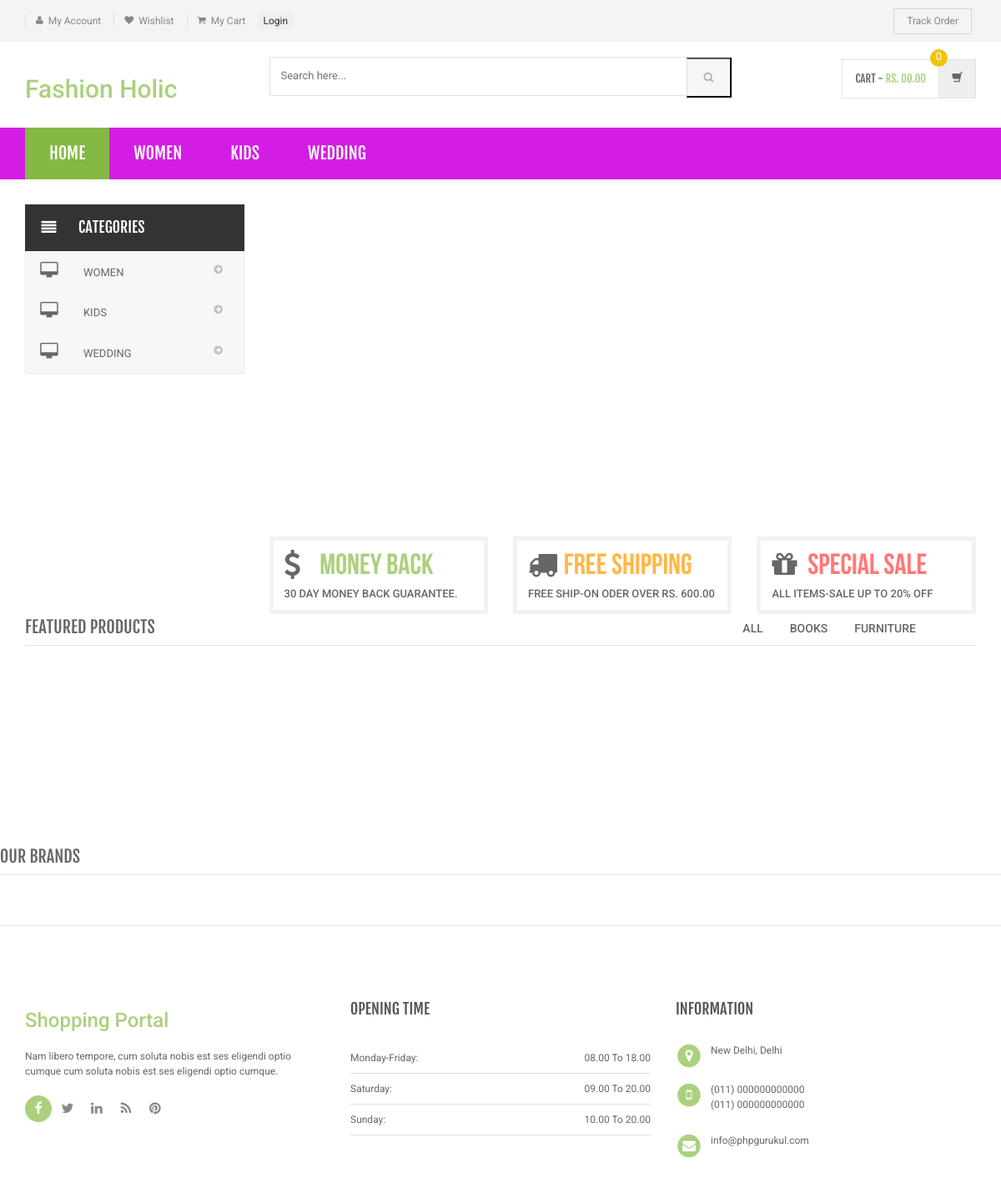
The page / on the database its author committed.
### tables this page shows
CREATE TABLE `category` (
  `id` int(11) NOT NULL,
  `categoryName` varchar(255) DEFAULT NULL,
  `categoryDescription` longtext DEFAULT NULL,
  `creationDate` timestamp NOT NULL DEFAULT current_timestamp(),
  `updationDate` varchar(255) DEFAULT NULL
);

### index.php (the view, shortened to what this page needs)
?><?php
include('includes/config.php');
?>
<!DOCTYPE html>
<html lang="en">
<head>
    <link rel="stylesheet" href="assets/css/bootstrap.min.css">
    <link rel="stylesheet" href="assets/css/main.css">
    <link rel="stylesheet" href="assets/css/green.css">
    <link rel="stylesheet" href="assets/css/owl.carousel.css">
    <link rel="stylesheet" href="assets/css/owl.transitions.css">
    <link href="assets/css/lightbox.css" rel="stylesheet">
    <link rel="stylesheet" href="assets/css/animate.min.css">
    <link rel="stylesheet" href="assets/css/rateit.css">
    <link rel="stylesheet" href="assets/css/bootstrap-select.min.css">
    <link rel="stylesheet" href="assets/css/config.css">
    <link href="assets/css/green.css" rel="alternate stylesheet" title="Green color">
    <link href="assets/css/blue.css" rel="alternate stylesheet" title="Blue color">
    <link href="assets/css/red.css" rel="alternate stylesheet" title="Red color">
    <link href="assets/css/orange.css" rel="alternate stylesheet" title="Orange color">
    <link href="assets/css/dark-green.css" rel="alternate stylesheet" title="Darkgreen color">
    <link rel="stylesheet" href="assets/css/font-awesome.min.css">
</head>
<body class="cnt-home">
    <header class="header-style-1">
        <?php include('includes/top-header.php');?>
        <?php include('includes/main-header.php');?>
        <?php include('includes/menu-bar.php');?>
    </header>
    <div class="body-content outer-top-xs" id="top-banner-and-menu">
        <div class="container">
            <div class="furniture-container homepage-container">
                <div class="row">
                    <div class="col-xs-12 col-sm-12 col-md-3 sidebar">
                        <?php include('includes/side-menu.php');?>
                    </div>
                    <div class="col-xs-12 col-sm-12 col-md-9 homebanner-holder">
                        <div id="hero" class="homepage-slider3">
                        </div>
                        <div class="info-boxes wow fadeInUp">
                            <div class="info-boxes-inner">
                                <div class="row">
                                    <div class="col-md-6 col-sm-4 col-lg-4">
                                        <div class="info-box">
                                            <div class="row">
                                                <div class="col-xs-2">
                                                    <i class="icon fa fa-dollar"></i>
                                                </div>
                                                <div class="col-xs-10">
                                                    <h4 class="info-box-heading green">money back</h4>
                                                </div>
                                            </div>
                                            <h6 class="text">30 Day Money Back Guarantee.</h6>
                                        </div>
                                    </div>
                                    <div class="hidden-md col-sm-4 col-lg-4">
                                        <div class="info-box">
                                            <div class="row">
                                                <div class="col-xs-2">
                                                    <i class="icon fa fa-truck"></i>
                                                </div>
                                                <div class="col-xs-10">
                                                    <h4 class="info-box-heading orange">free shipping</h4>
                                                </div>
                                            </div>
                                            <h6 class="text">free ship-on oder over Rs. 600.00</h6>
                                        </div>
                                    </div>
                                    <div class="col-md-6 col-sm-4 col-lg-4">
                                        <div class="info-box">
                                            <div class="row">
                                                <div class="col-xs-2">
                                                    <i class="icon fa fa-gift"></i>
                                                </div>
                                                <div class="col-xs-10">
                                                    <h4 class="info-box-heading red">Special Sale</h4>
                                                </div>
                                            </div>
                                            <h6 class="text">All items-sale up to 20% off </h6>
                                        </div>
                                    </div>
                                </div>
                            </div>
                        </div>
                    </div>
                </div>
                <div id="product-tabs-slider" class="scroll-tabs inner-bottom-vs  wow fadeInUp">
                    <div class="more-info-tab clearfix">
                        <h3 class="new-product-title pull-left">Featured Products</h3>
                        <ul class="nav nav-tabs nav-tab-line pull-right" id="new-products-1">
                            <li class="active"><a href="#all" data-toggle="tab">All</a></li>
                            <li><a href="#books" data-toggle="tab">Books</a></li>
                            <li><a href="#furniture" data-toggle="tab">Furniture</a></li>
                        </ul>
                    </div>
                </div>
                <div class="sections prod-slider-small outer-top-small">
                    <div class="row">
                        <div class="col-md-6">
                        </div>
                    </div>
                    <div class="col-md-6">
                    </div>
                </div>
            </div>
        </div>
        <section class="section featured-product inner-xs wow fadeInUp">
    </div>
    <?php include('includes/brands-slider.php');?>
    <?php include('includes/footer.php');?>
</body>
</html>

### includes/menu-bar.php (shortened to what this page needs)
<div class="header-nav animate-dropdown bg-danger" style="background-color:#d31de4;">
    <div class="container">
        <div class="yamm navbar navbar-default" role="navigation">
            <div class="nav-bg-class">
                <div class="navbar-collapse collapse" id="mc-horizontal-menu-collapse">
	<div class="nav-outer" style="color:black;">
		<ul class="nav navbar-nav">
			<li class="active dropdown yamm-fw" >
				<a href="index.php" data-hover="dropdown" class="dropdown-toggle">Home</a>
			</li>
              <?php $sql=mysqli_query($con,"select id,categoryName  from category limit 6");
while($row=mysqli_fetch_array($sql))
{
    ?>
			<li class="dropdown yamm">
				<a href="category.php?cid=<?php echo $row['id'];?>"> <?php echo $row['categoryName'];?></a>
			</li>
			<?php } ?>
		</ul>
		<div class="clearfix"></div>
	</div>
</div>
            </div>
        </div>
    </div>
</div>

### includes/side-menu.php
<div class="side-menu animate-dropdown outer-bottom-xs">
    <div class="head"><i class="icon fa fa-align-justify fa-fw"></i> Categories</div>
    <nav class="yamm megamenu-horizontal" role="navigation">
        <ul class="nav">
            <li class="dropdown menu-item">
              <?php $sql=mysqli_query($con,"select id,categoryName  from category");
while($row=mysqli_fetch_array($sql))
{
    ?>
                <a href="category.php?cid=<?php echo $row['id'];?>" class="dropdown-toggle"><i class="icon fa fa-desktop fa-fw"></i>
                <?php echo $row['categoryName'];?></a>
                <?php }?>
</li>
</ul>
    </nav>
</div>

### assets/css/green.css (style rules this page uses)
a { color: #abd07e; }
.header-style-1 .header-nav { background: #d31de4; }
.cnt-home .header-style-1 .header-nav .navbar .navbar-nav > li.active { background: #84b943; }
.info-box .info-box-heading.green { color: #abd07e; }

### assets/css/lightbox.css (style rules this page uses)
body:after { content: url(../images/close.png) url(../images/loading.gif) url(../images/prev.png) url(../images/next.png); display: none; }

### assets/css/blue.css (style rules this page uses)
a { color: #3498db; }
.header-style-1 .header-nav { background: #3498db; }
.cnt-home .header-style-1 .header-nav .navbar .navbar-nav > li.active { background: #1d6ca1; }
.info-box .info-box-heading.green { color: #3498db; }

### assets/css/red.css (style rules this page uses)
a { color: #ff6c6c; }
.header-style-1 .header-nav { background: #ff6c6c; }
.cnt-home .header-style-1 .header-nav .navbar .navbar-nav > li.active { background: #ff1a1a; }
.info-box .info-box-heading.green { color: #ff6c6c; }

### assets/css/orange.css (style rules this page uses)
a { color: #f39c12; }
.header-style-1 .header-nav { background: #f39c12; }
.cnt-home .header-style-1 .header-nav .navbar .navbar-nav > li.active { background: #ab6c09; }
.info-box .info-box-heading.green { color: #f39c12; }

### assets/css/dark-green.css (style rules this page uses)
a { color: #12cca7; }
.header-style-1 .header-nav { background: #12cca7; }
.cnt-home .header-style-1 .header-nav .navbar .navbar-nav > li.active { background: #0b816a; }
.info-box .info-box-heading.green { color: #12cca7; }

### includes/top-header.php (style rules this page uses)
.dropdown { position: relative; display: inline-block; }

### rows shown on the page
category: categoryName "WOMEN"
category: categoryName "KIDS"
category: categoryName "WEDDING"
